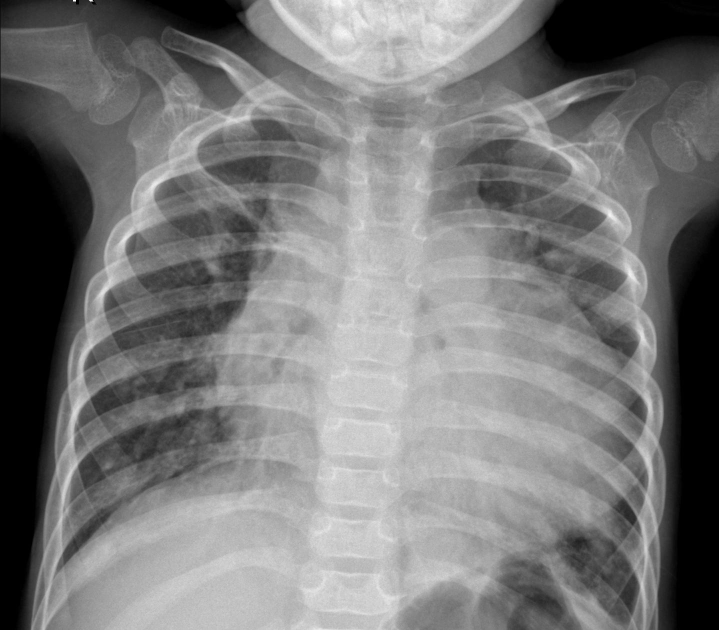
//> input picture Parte3Practica2/torax.jpeg, 1438 x 1260 px, given in place of The Breathtaking Beauty of Nature HD (720p).mp4, which was not available (shown at 1/2 size)
$ ./Principal   (built with g++ and OpenCV 4)
//> lines starting //> are read from the running program, lines starting //| are printed output that depends on the picture; pictures that were not available may be replaced by others from this repository, and a replacement may not be noted

#include <iostream>
#include <cstdlib>
#include <cmath>
#include <random>
#include <fstream>
#include <sstream>
#include <cstring>

// Librerías de OpenCV
//#include <opencv2/opencv.hpp>

#include <opencv2/imgproc.hpp> // Librería que contiene operaciones para realizar procesamiento de imágenes
#include <opencv2/imgcodecs.hpp> // Librería contiene los métodos para cargar imágenes de acuerdo a un códec
#include <opencv2/core.hpp> // Librería que contiene las estructuras y funciones base para representar las imágenes como matrices
#include <opencv2/video.hpp> // Librería para realizar lectura de vídeos
#include <opencv2/videoio.hpp> // Librería para escritura de vídoeos y streaming
#include <opencv2/highgui.hpp> // Librería para crear interfaces básicas de usuario


using namespace std;
using namespace cv;

int valorSal = 0, valorPimienta = 0;

void eventoTrack(int valor, void *data){
    //cout << "Valor: " << valor << endl;
    //cout << "hmin: " << valor << endl;
}

void agregarRuidoSalYPimienta(Mat& imagen, int porcentajeSal, int porcentajePimienta) {
    default_random_engine generador;
    uniform_int_distribution<int> distribucion(0, 100); //aleatroio

    for (int y = 0; y < imagen.rows; y++) {
        for (int x = 0; x < imagen.cols; x++) {
            int numero_aleatorio = distribucion(generador);

            if (numero_aleatorio < porcentajeSal) {
                int valor_r = rand() % 256;
                int valor_g = rand() % 256;
                int valor_b = rand() % 256;

                imagen.at<Vec3b>(y, x) = Vec3b(valor_b, valor_g, valor_r);
            }
            //pimienta
            else if (numero_aleatorio > (100 - porcentajePimienta)) {
                imagen.at<Vec3b>(y, x) = Vec3b(0, 0, 0);
            }
        }
    }
}

void aplicarFiltroMediana(Mat& imagen, int tamano_mascara) {
    medianBlur(imagen, imagen, tamano_mascara);
}

void aplicarFiltroBlur(Mat& imagen, int tamano_mascara) {
    blur(imagen, imagen, Size(tamano_mascara, tamano_mascara));
}

void aplicarFiltroGaussiano(Mat& imagen, int tamano_mascara, double desviacion) {
    GaussianBlur(imagen, imagen, Size(tamano_mascara, tamano_mascara), desviacion);
}


void compararResultadosFiltros(Mat& frameOriginal, Mat& frameFiltro1, Mat& frameFiltro2, Mat& frameFiltro3) {

    Mat resultado= Mat::zeros(Size(frameOriginal.cols * 4, frameOriginal.rows), CV_8UC3);

    frameOriginal.copyTo(resultado(Rect(0, 0, frameOriginal.cols, frameOriginal.rows)));
    frameFiltro1.copyTo(resultado(Rect(frameOriginal.cols, 0, frameOriginal.cols, frameOriginal.rows)));
    frameFiltro2.copyTo(resultado(Rect(frameOriginal.cols * 2, 0, frameOriginal.cols, frameOriginal.rows)));
    frameFiltro3.copyTo(resultado(Rect(frameOriginal.cols * 3, 0, frameOriginal.cols, frameOriginal.rows)));

    imshow("Comparación de Resultados de Filtros", resultado);
}

void deteccionBordes(Mat& imagen, bool usarFiltro) {
    Mat bordes;

    if (usarFiltro) {
        medianBlur(imagen, imagen, 3); // Filtro de mediana para suavizar la imagen antes de la detección de bordes
    }

    Canny(imagen, bordes, 50, 150);

    imshow("Detección de Bordes Canny", bordes);
}
void deteccionBordesSobel(Mat& imagen) {
    Mat grad_x, grad_y;
    Mat abs_grad_x, abs_grad_y;
    Mat grad;

    // gradiente en x
    Sobel(imagen, grad_x, CV_16S, 1, 0, 3, 1, 0, BORDER_DEFAULT);
    convertScaleAbs(grad_x, abs_grad_x);

    // gradiente y
    Sobel(imagen, grad_y, CV_16S, 0, 1, 3, 1, 0, BORDER_DEFAULT);
    convertScaleAbs(grad_y, abs_grad_y);

    // unir
    addWeighted(abs_grad_x, 0.5, abs_grad_y, 0.5, 0, grad);

    imshow("Detección de Bordes Sobel", grad);
}


int main(int argc, char* args[]){

    // Manejo de Video
    VideoCapture video("/home/paul/Escritorio/VisionArtificial/Practica2/Parte2Practica2/The Breathtaking Beauty of Nature HD (720p).mp4");


    if (video.isOpened()){
        //namedWindow("Video",WINDOW_FREERATIO);
         namedWindow("Completo" , WINDOW_FREERATIO);
         namedWindow("Median" , WINDOW_FREERATIO);
         namedWindow("Blur" , WINDOW_FREERATIO);
         namedWindow("Gauss" , WINDOW_FREERATIO);
         namedWindow("Detección de Bordes Canny", WINDOW_FREERATIO);
         namedWindow("Detección de Bordes Sobel", WINDOW_FREERATIO);
         namedWindow("Comparación de Resultados de Filtros", WINDOW_FREERATIO);


         createTrackbar("Sal", "Completo", &valorSal, 30, eventoTrack, NULL);
         createTrackbar("Pimienta", "Completo", &valorPimienta, 30, eventoTrack, NULL);

        Mat frame;
        Mat completo ;
        Mat sal;
        Mat mediaBlur;
        Mat blur;
        Mat gauss;

        while(3==3){
            video >> frame;
//> frame is the input picture: 1260 rows x 1438 cols, CV_8UC3; min 0, max 255, mean 120.4


            resize(frame, frame, Size(), 0.6, 0.6);
//> frame: 756 rows x 863 cols, CV_8UC3
            sal=frame.clone();
            mediaBlur=frame.clone();
            blur=frame.clone();
            gauss=frame.clone();


            completo=Mat::zeros(Size(2*frame.cols, frame.rows), CV_8UC3);
            frame.copyTo(completo(Rect(0, 0, frame.cols, frame.rows)));
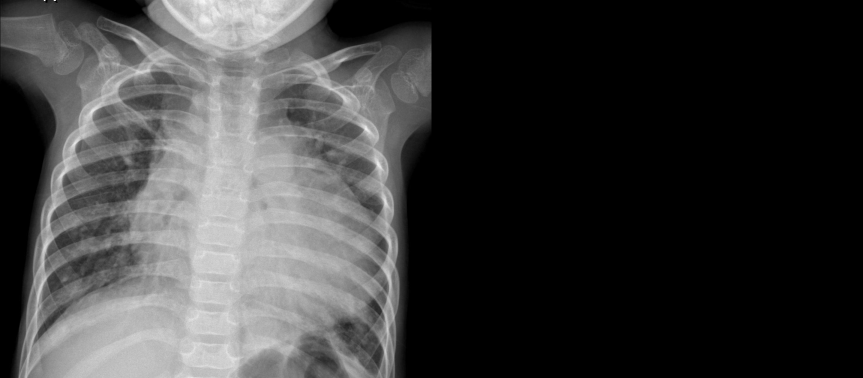
//> completo: 756 rows x 1726 cols, CV_8UC3 (shown at 1/2 size); min 0, max 255, mean 60.1


            //sal y pimiuenta
            agregarRuidoSalYPimienta(sal , valorSal , valorPimienta );
            sal.copyTo(completo(Rect(frame.cols,0 ,frame.cols , frame.rows)));
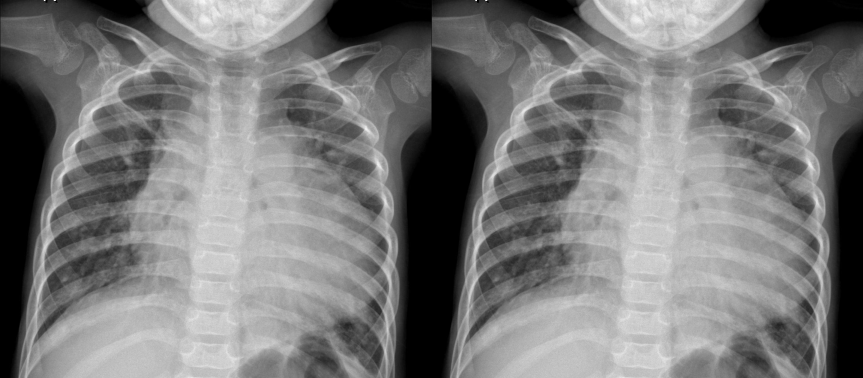
//> completo: 756 rows x 1726 cols, CV_8UC3 (shown at 1/2 size); min 0, max 255, mean 120.3


            //median OJO  numeros impares
           aplicarFiltroMediana(mediaBlur , 33);

           //blur
           aplicarFiltroBlur(blur, 15);

            //gauss
           aplicarFiltroGaussiano(gauss, 15, 0);

           // sobel
            deteccionBordesSobel(frame);
//> in deteccionBordesSobel, `Sobel(imagen, grad_x, CV_16S, 1, 0, 3, 1, 0, BORDER_DEFAULT);`:
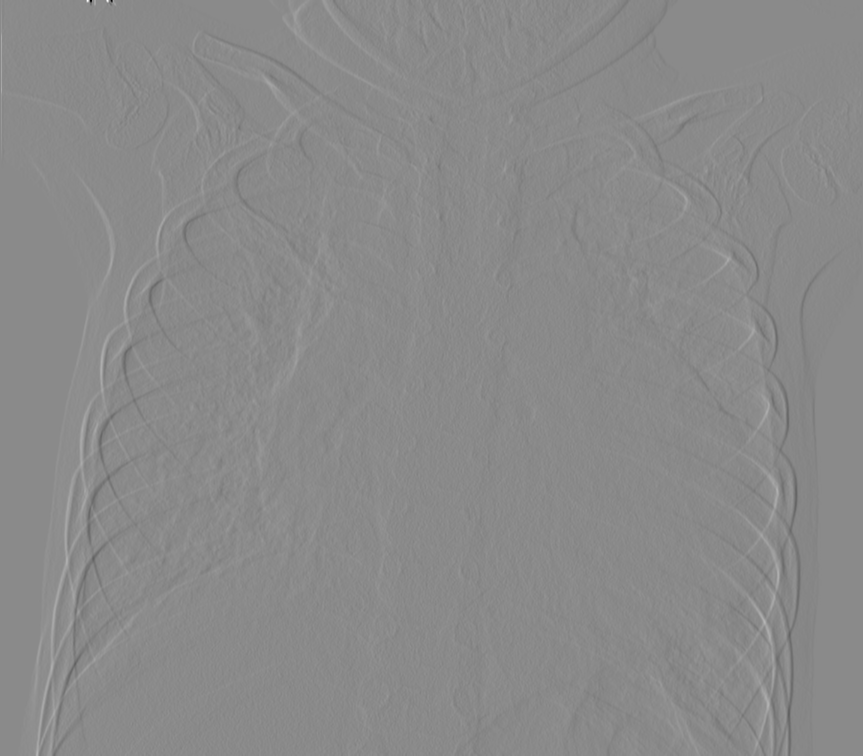
//> grad_x: 756 rows x 863 cols, CV_16SC3; min -1006, max 850, mean 0.1; drawn with min black and max white
//> in deteccionBordesSobel, `Sobel(imagen, grad_y, CV_16S, 0, 1, 3, 1, 0, BORDER_DEFAULT);`:
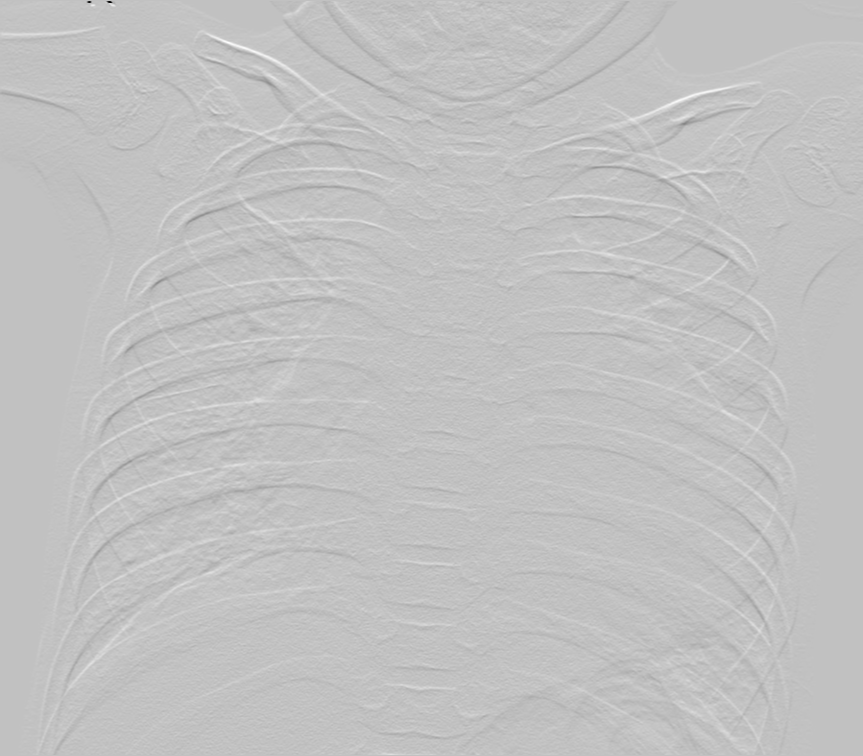
//> grad_y: 756 rows x 863 cols, CV_16SC3; min -905, max 286, mean 0.5; drawn with min black and max white
//> in deteccionBordesSobel, `addWeighted(abs_grad_x, 0.5, abs_grad_y, 0.5, 0, grad);`:
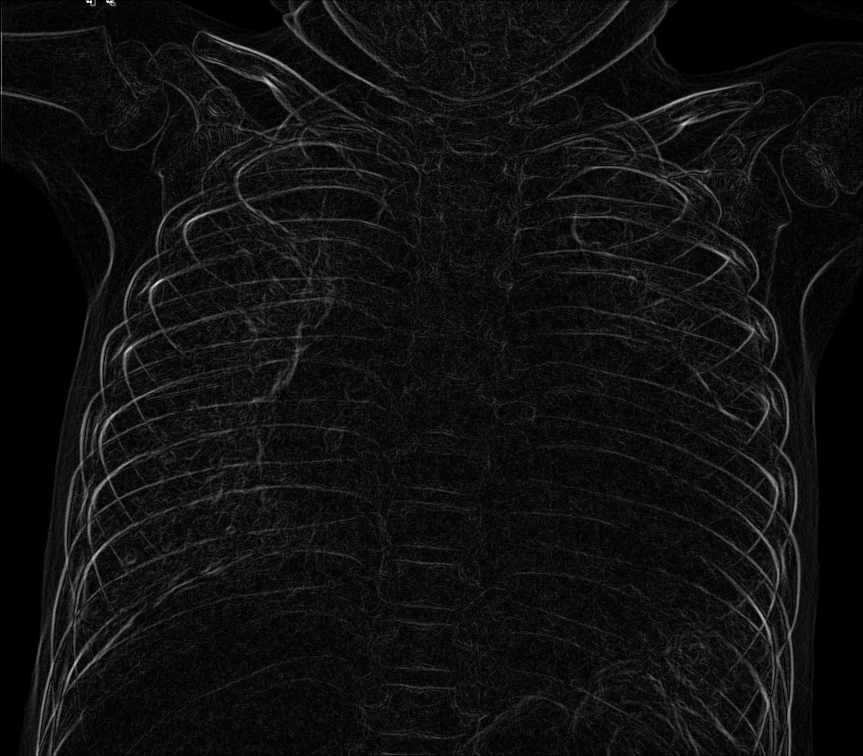
//> grad: 756 rows x 863 cols, CV_8UC3; min 0, max 255, mean 16


          //imshow("Video", frame);
          imshow("Completo", completo);
          imshow("Median",mediaBlur);
          imshow("Blur",blur);
          imshow("Gauss",gauss);


          compararResultadosFiltros(frame, mediaBlur, blur, gauss);
//> in compararResultadosFiltros, `frameFiltro3.copyTo(resultado(Rect(frameOriginal.cols * 3, 0, frameOri..`:
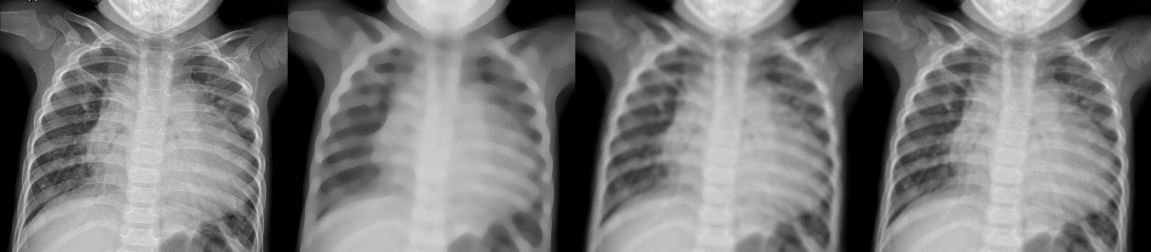
//> resultado: 756 rows x 3452 cols, CV_8UC3 (shown at 1/3 size); min 0, max 255, mean 120.2

          // con y sin suavizado
          //  deteccionBordes(frame, true); //con suavizado
           deteccionBordes(frame, false); //sin suavizado
//> in deteccionBordes, `Canny(imagen, bordes, 50, 150);`:
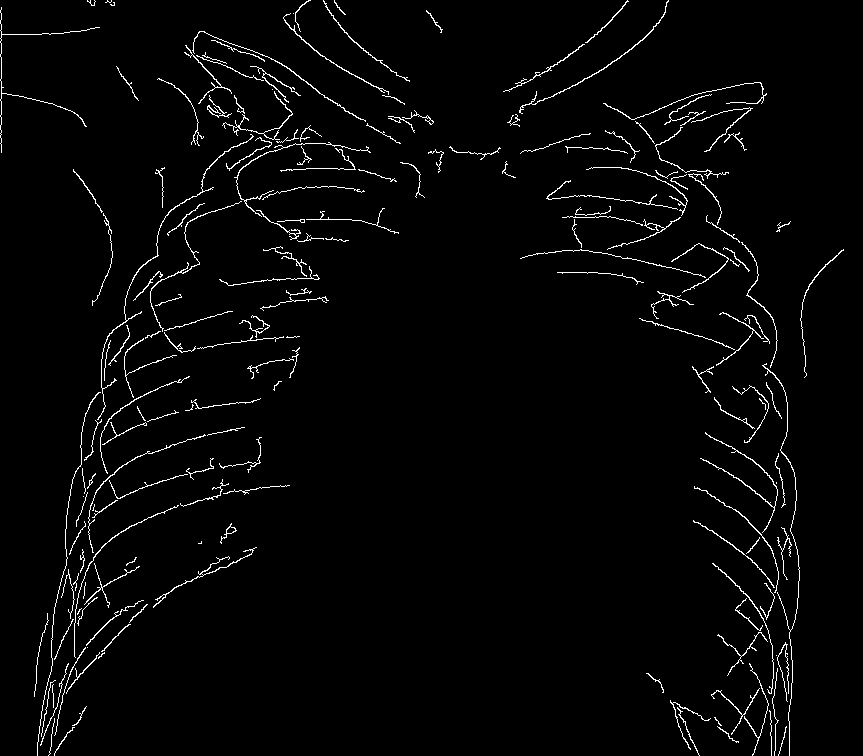
//> bordes: 756 rows x 863 cols, CV_8UC1; 2.5% white in thin lines or dots


            if(waitKey(23)==27)
                break;
        }
        video.release();
        destroyAllWindows();
    }

    return 0;
}
